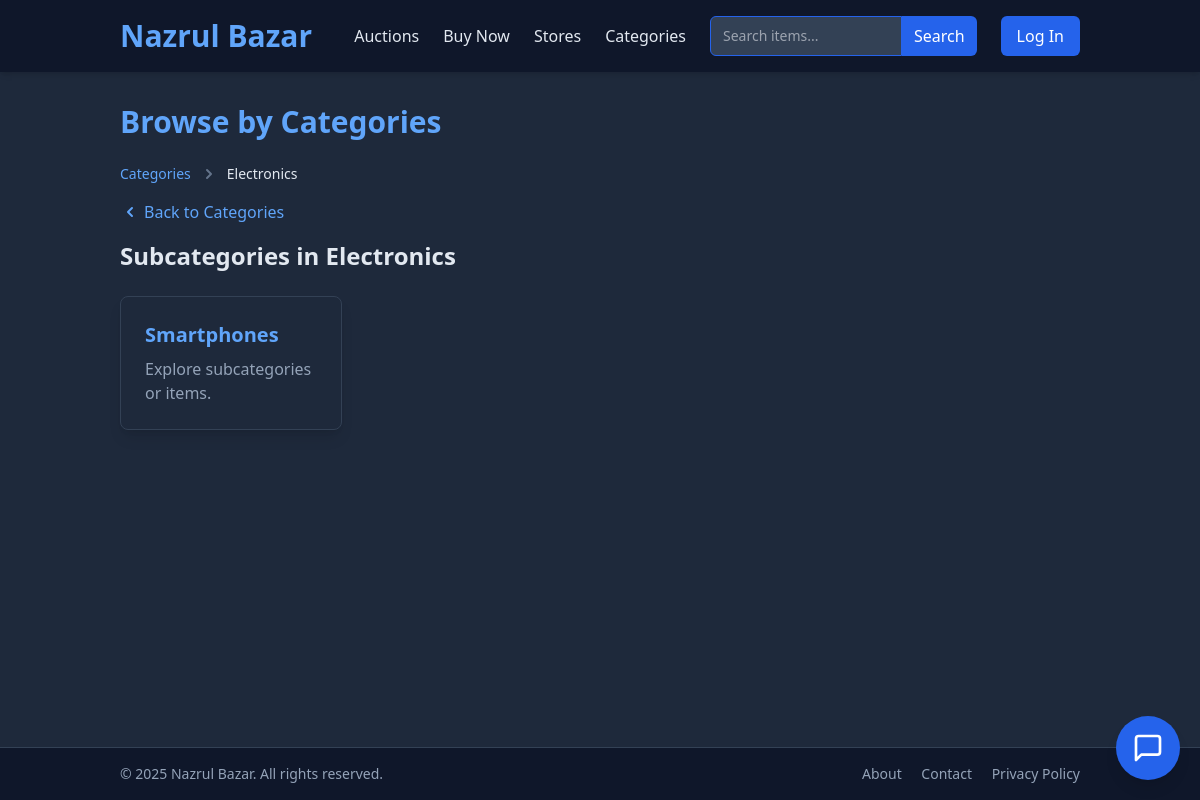
Before: /categories.php?category=Electronics with the older database file.
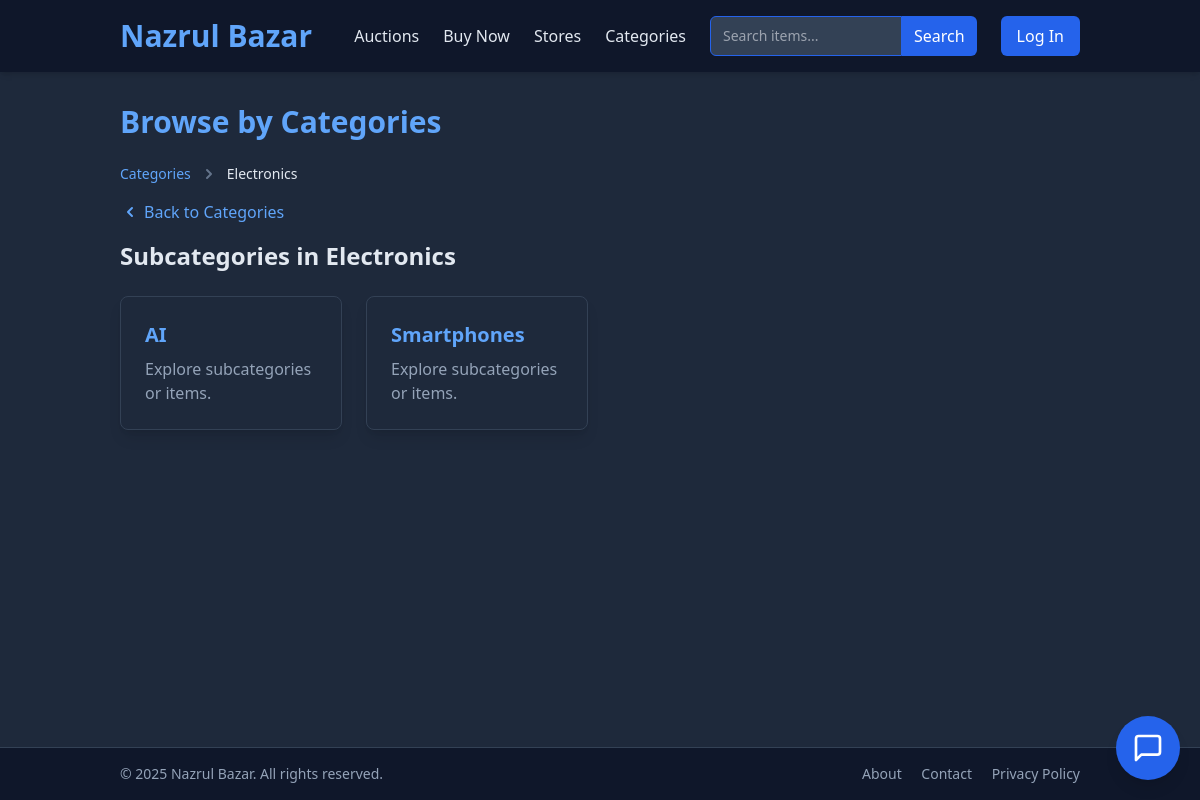
After: the same page with the newer database file.
### tables this page shows
CREATE TABLE `subcategories` (
  `name` varchar(255) NOT NULL,
  `category_name` varchar(255) NOT NULL
);

### categories.php (the view, shortened to what this page needs)
<?php
require_once './config.php';
$selected_category = $_GET['category'] ?? null;
$selected_subcategory = $_GET['subcategory'] ?? null;
$selected_subsubcategory = $_GET['subsubcategory'] ?? null;
?>
<div class="max-w-7xl mx-auto py-8 text-slate-200">
    <h1 class="text-3xl font-bold mb-6 text-blue-400">Browse by Categories</h1>
    <?php
    $breadcrumbs = [];
    $current_level_heading = "Top Level Categories";
    $back_link_html = '';
    if ($selected_category) {
        $breadcrumbs[] = ['name' => htmlspecialchars($selected_category), 'link' => '?category=' . urlencode($selected_category)];
        $current_level_heading = "Subcategories in " . htmlspecialchars($selected_category);
        $back_link_html = '<a href="categories.php" class="text-blue-400 hover:underline flex items-center mb-4"><svg xmlns="http://www.w3.org/2000/svg" class="h-5 w-5 mr-1" viewBox="0 0 20 20" fill="currentColor"><path fill-rule="evenodd" d="M12.707 5.293a1 1 0 010 1.414L9.414 10l3.293 3.293a1 1 0 01-1.414 1.414l-4-4a1 1 0 010-1.414l4-4a1 1 0 011.414 0z" clip-rule="evenodd" /></svg> Back to Categories</a>';
    }
    if (!empty($breadcrumbs)):
        echo '<nav class="text-sm font-medium text-slate-400 mb-4">';
        echo '<ol class="list-none p-0 inline-flex">';
        echo '<li class="flex items-center"><a href="categories.php" class="text-blue-400 hover:text-blue-500">Categories</a><svg class="flex-shrink-0 mx-2 h-5 w-5 text-slate-500" xmlns="http://www.w3.org/2000/svg" viewBox="0 0 20 20" fill="currentColor" aria-hidden="true"><path fill-rule="evenodd" d="M7.293 14.707a1 1 0 010-1.414L10.586 10 7.293 6.707a1 1 0 011.414-1.414l4 4a1 1 0 010 1.414l-4 4a1 1 0 01-1.414 0z" clip-rule="evenodd" /></svg></li>';
        foreach ($breadcrumbs as $index => $crumb) {
            echo '<li class="flex items-center">';
            if ($index < count($breadcrumbs) - 1) {
                echo '<a href="' . $crumb['link'] . '" class="text-blue-400 hover:text-blue-500">' . $crumb['name'] . '</a>';
                echo '<svg class="flex-shrink-0 mx-2 h-5 w-5 text-slate-500" xmlns="http://www.w3.org/2000/svg" viewBox="0 0 20 20" fill="currentColor" aria-hidden="true"><path fill-rule="evenodd" d="M7.293 14.707a1 1 0 010-1.414L10.586 10 7.293 6.707a1 1 0 011.414-1.414l4 4a1 1 0 010 1.414l-4 4a1 1 0 01-1.414 0z" clip-rule="evenodd" /></svg>';
            } else {
                echo '<span class="text-slate-200">' . $crumb['name'] . '</span>';
            }
            echo '</li>';
        }
        echo '</ol>';
        echo '</nav>';
    endif;
    echo $back_link_html;
    echo '<h2 class="text-2xl font-bold mb-6">' . $current_level_heading . '</h2>';
    if (!$selected_category) {
        $stmt = $pdo->prepare("SELECT name FROM categories ORDER BY name");
        $stmt->execute();
        $categories = $stmt->fetchAll(PDO::FETCH_ASSOC);
        if ($categories):
            echo '<div class="grid grid-cols-1 sm:grid-cols-2 md:grid-cols-3 lg:grid-cols-4 gap-6">';
            foreach ($categories as $cat) {
                $link = 'categories.php?category=' . urlencode($cat['name']);
                echo '<a href="' . $link . '" class="block p-6 bg-slate-800 rounded-lg shadow-lg hover:shadow-xl transition-shadow duration-200 border border-slate-700 hover:scale-105">';
                echo '<h3 class="text-xl font-semibold text-blue-400">' . htmlspecialchars($cat['name']) . '</h3>';
                echo '<p class="text-slate-400 mt-2">Browse items in this category.</p>';
                echo '</a>';
            }
            echo '</div>';
        else:
            echo '<p class="text-slate-400">No categories found.</p>';
        endif;
    } elseif ($selected_category && !$selected_subcategory) {
        $stmt = $pdo->prepare("SELECT name FROM subcategories WHERE category_name = ? ORDER BY name");
        $stmt->execute([$selected_category]);
        $subcategories = $stmt->fetchAll(PDO::FETCH_ASSOC);
        if ($subcategories):
            echo '<div class="grid grid-cols-1 sm:grid-cols-2 md:grid-cols-3 lg:grid-cols-4 gap-6">';
            foreach ($subcategories as $sub) {
                $link = 'categories.php?category=' . urlencode($selected_category) . '&subcategory=' . urlencode($sub['name']);
                echo '<a href="' . $link . '" class="block p-6 bg-slate-800 rounded-lg shadow-lg hover:shadow-xl transition-shadow duration-200 border border-slate-700 hover:scale-105">';
                echo '<h3 class="text-xl font-semibold text-blue-400">' . htmlspecialchars($sub['name']) . '</h3>';
                echo '<p class="text-slate-400 mt-2">Explore subcategories or items.</p>';
                echo '</a>';
            }
            echo '</div>';
        else:
            displayProductsAndAuctions($pdo, $selected_category, null, null);
        endif;
    } elseif ($selected_category && $selected_subcategory && $selected_subsubcategory) {
        displayProductsAndAuctions($pdo, $selected_category, $selected_subcategory, $selected_subsubcategory);
    }
    ?>
</div>
<?php
include './lib/layout.php';
            ?>

Changed rows visible on the page:
added subcategories: name "AI"
